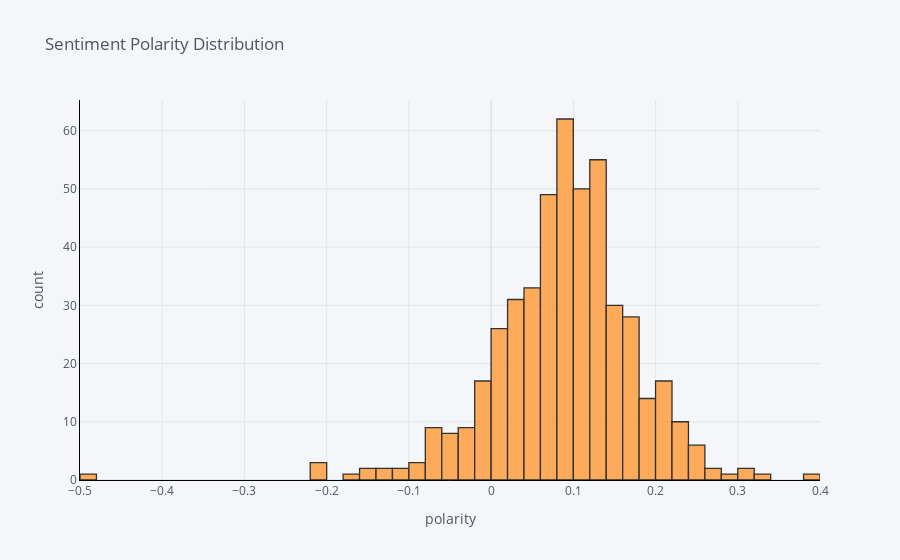

The code cell stored with this chart in its notebook:
### Code cell
from plotly.offline import init_notebook_mode, iplot

from plotly.graph_objs import FigureWidget
import cufflinks as cf
cf.go_offline()
cf.set_config_file(offline=False, world_readable=True)

df['polarity'].iplot(
    kind='hist',
    bins=50,
    xTitle='polarity',
    linecolor='black',
    yTitle='count',
    title='Sentiment Polarity Distribution')

### Figure 1 — Plotly figure (JSON) as saved in the notebook; plotly's stock layout.template omitted (floating-point values rounded to 4 significant figures; data arrays with more than 128 entries replaced by an {"elided": "..."} marker saying what was removed)
{"data": [{"histfunc": "count", "histnorm": "", "marker": {"color": "rgba(255, 153, 51, 1.0)", "line": {"color": "#000000", "width": 1.3}}, "name": "polarity", "nbinsx": 50, "opacity": 0.8, "orientation": "v", "type": "histogram", "x": {"elided": "475 float values"}}], "layout": {"barmode": "overlay", "legend": {"bgcolor": "#F5F6F9", "font": {"color": "#4D5663"}}, "paper_bgcolor": "#F5F6F9", "plot_bgcolor": "#F5F6F9", "title": {"font": {"color": "#4D5663"}, "text": "Sentiment Polarity Distribution"}, "xaxis": {"gridcolor": "#E1E5ED", "linecolor": "black", "showgrid": true, "tickfont": {"color": "#4D5663"}, "title": {"font": {"color": "#4D5663"}, "text": "polarity"}, "zerolinecolor": "#E1E5ED"}, "yaxis": {"gridcolor": "#E1E5ED", "linecolor": "black", "showgrid": true, "tickfont": {"color": "#4D5663"}, "title": {"font": {"color": "#4D5663"}, "text": "count"}, "zerolinecolor": "#E1E5ED"}}}
